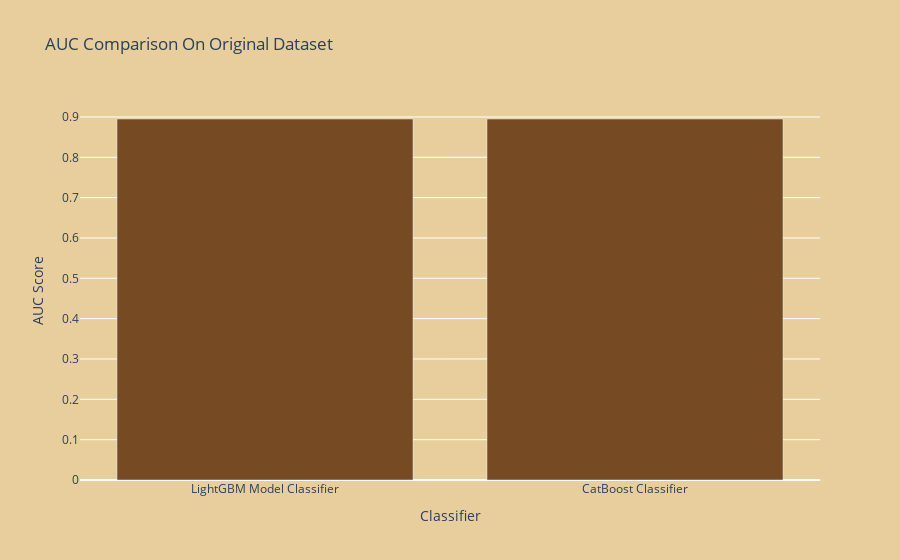

Here is the notebook cell this chart was saved with:
### Code cell
fig = go.Figure()
# Background color
fig.update_layout(
    plot_bgcolor="#E8CE9D",  # Set background color for the entire plot area
    paper_bgcolor="#E8CE9D",  # Set background color for the outer area
)
# Define bar colors
bar_colors = ['#764a23', '#764a23']  # Colors for LightGBM and CatBoost respectively

fig.add_trace(go.Bar(
    x=['LightGBM Model Classifier', 'CatBoost Classifier'],
    y=[mean_auc_light, mean_auc_cat],
    name='AUC_Score',
    marker_color=bar_colors  # Set bar colors
))
# Update layout
fig.update_layout(
    title_text='AUC Comparison On Original Dataset',
    xaxis=dict(title='Classifier'),  # Set x-axis title
    yaxis=dict(title='AUC Score')  # Set y-axis title
)

fig.show()

### Figure 1 — Plotly figure (JSON) as saved in the notebook; plotly's stock layout.template omitted (floating-point values rounded to 4 significant figures)
{"data": [{"marker": {"color": ["#764a23", "#764a23"]}, "name": "AUC_Score", "type": "bar", "x": ["LightGBM Model Classifier", "CatBoost Classifier"], "y": [0.895, 0.895]}], "layout": {"paper_bgcolor": "#E8CE9D", "plot_bgcolor": "#E8CE9D", "title": {"text": "AUC Comparison On Original Dataset"}, "xaxis": {"title": {"text": "Classifier"}}, "yaxis": {"title": {"text": "AUC Score"}}}}
